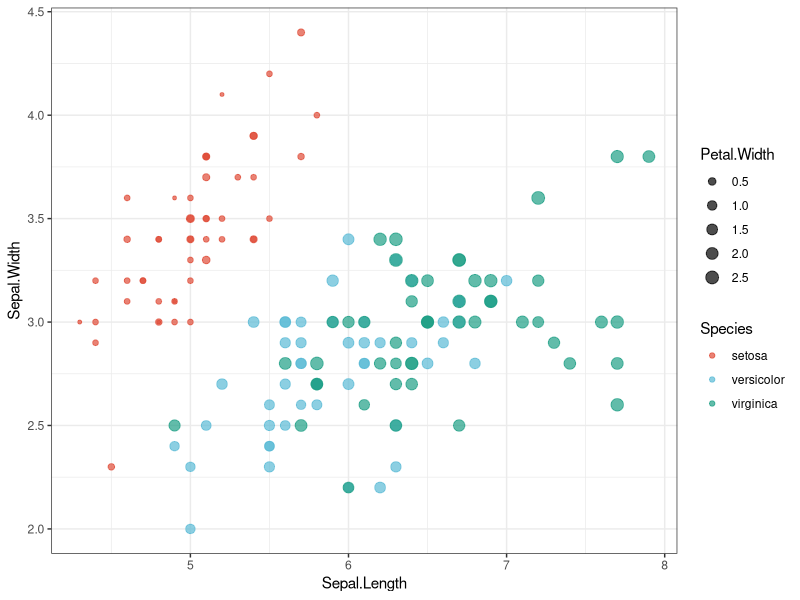

The R source for this figure:
## ---- chunk 1
# Install packages
if (!requireNamespace("ggplot2", quietly = TRUE)) {
  install.packages("ggplot2")
}

# Load packages
library(ggplot2)
## ---- chunk 2
# Load data
data <- read.delim("files/Hiplot/081-group-bubble-data.txt", header = T)

# View data
head(data)
## ---- chunk 3
#| label: fig-1group-bubble
#| fig-cap: "Group Bubble"
#| out.width: "95%"
#| fig-height: 4
#| fig-width: 6
#| warning: false
#| error: false
#| message: false

# Group Bubble
p <- ggplot(data = data, aes(x = Sepal.Length, y = Sepal.Width, 
                             size = Petal.Width, color = Species)) +
  geom_point(alpha = 0.7) +
  scale_size(range = c(1, 4)) +
  scale_color_manual(values = c("#e04d39","#5bbad6","#1e9f86")) +
  theme_bw()

p
